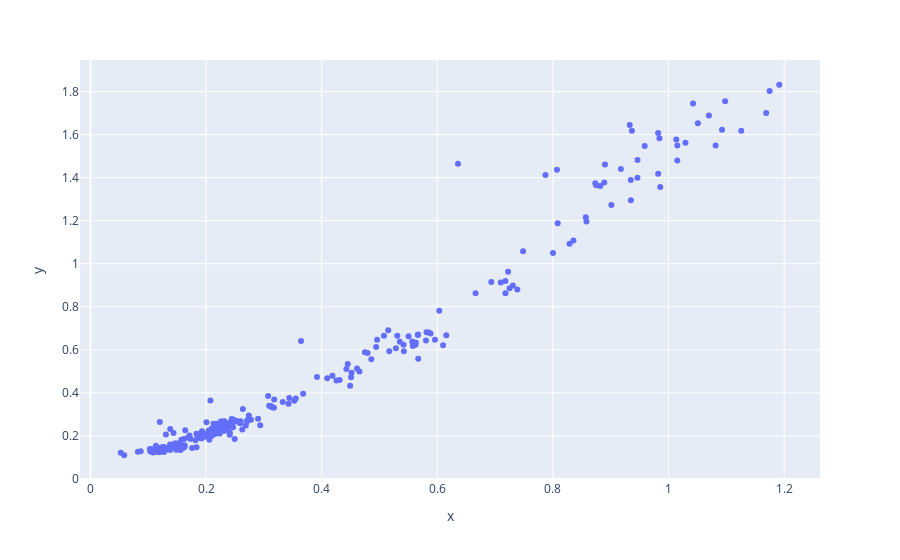

Source (notebook cell):
### Code cell
import plotly.express as px

fig = px.scatter(x=pred2labels['Predicted'], y=pred2labels['Labels'])
fig.show()

### Figure 1 — Plotly figure (JSON) as saved in the notebook; plotly's stock layout.template omitted (floating-point values rounded to 4 significant figures; data arrays with more than 128 entries replaced by an {"elided": "..."} marker saying what was removed)
{"data": [{"hovertemplate": "x=%{x}<br>y=%{y}<extra></extra>", "legendgroup": "", "marker": {"color": "#636efa", "symbol": "circle"}, "mode": "markers", "name": "", "orientation": "v", "showlegend": false, "type": "scatter", "x": {"elided": "256 float values"}, "xaxis": "x", "y": {"elided": "256 float values"}, "yaxis": "y"}], "layout": {"legend": {"tracegroupgap": 0}, "margin": {"t": 60}, "xaxis": {"anchor": "y", "domain": [0, 1], "title": {"text": "x"}}, "yaxis": {"anchor": "x", "domain": [0, 1], "title": {"text": "y"}}}}
